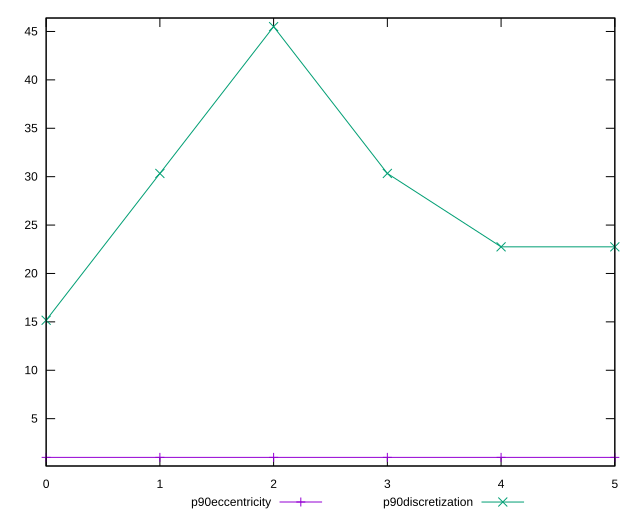

Write the gnuplot code that produced this figure.
reset

$p90Eccentricity <<EOF
0 1.000000000000001
1 1.0000000000000024
2 1.0000000000000013
3 1.000000000000004
4 0.999999999999998
5 1.0000000000000022
EOF

$p90Discretization <<EOF
0 15.166666666666666
1 30.333333333333332
2 45.5
3 30.333333333333332
4 22.75
5 22.75
EOF

set key outside below
set xrange [0:5]
set yrange [0.10999999999999799:46.39]
set trange [0.10999999999999799:46.39]
set terminal svg size 640, 520 enhanced background rgb 'white'
set output "reprap/meta/score-difference/progression/eccentricity.svg"

plot $p90Eccentricity title "p90eccentricity" with linespoints, \
     $p90Discretization title "p90discretization" with linespoints

reset
